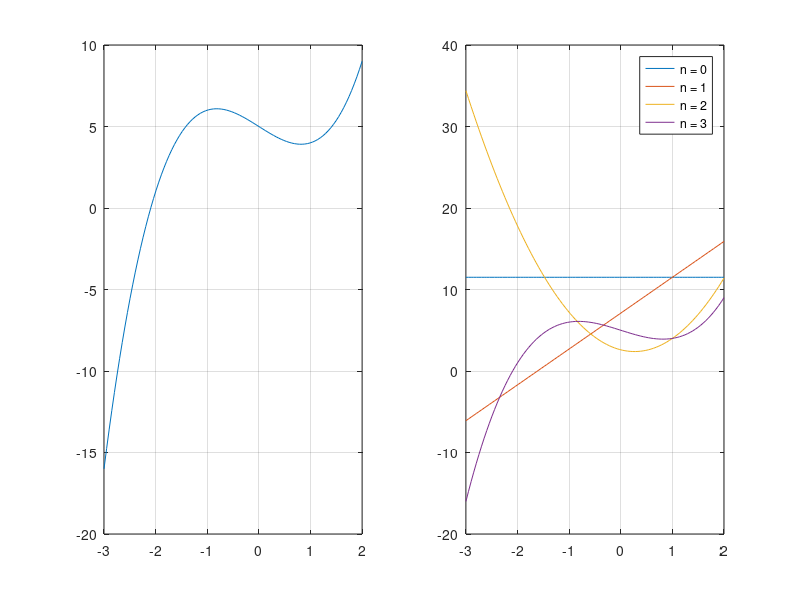

MATLAB code for this plot:
clc;
clear;
close all;


p = [1 0 -2 5];

x = linspace(-3, 2, 100);
y = polyval(p, x);

X = [-1 0 2 3];
Y = polyval(p, X);

q = cell(4, 1);
z = cell(4,1);
for n = 0:3
  q{n+1} = polyfit(X, Y, n);
  z{n+1} = polyval(q{n+1}, x);
end

figure;

subplot(1,2,1);
plot(x,y);
grid on;

subplot(1,2,2);
for n = 0:3
  plot(x, z{n+1}, 'DisplayName', ['n = ' num2str(n)]);
  hold on;
end
grid on;
legend show;
